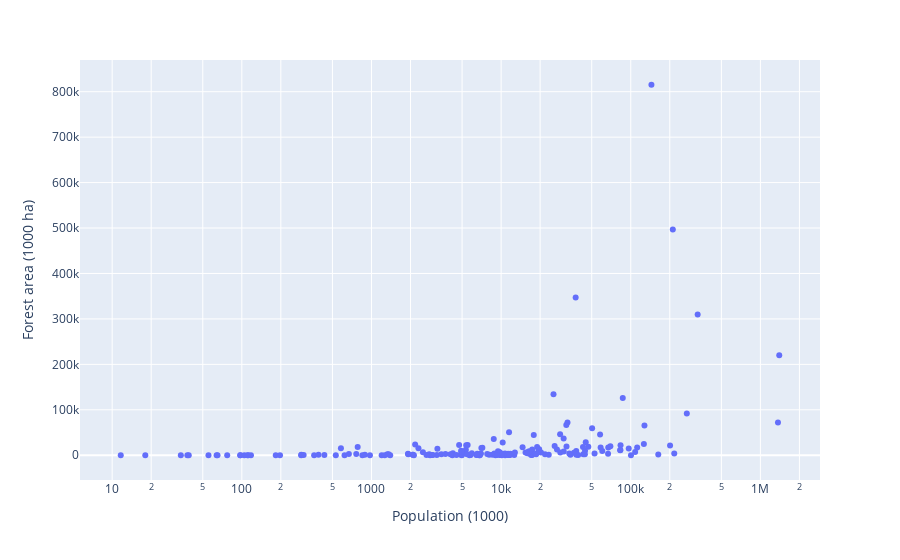

Write notebook code for a chart like this one.
### Code cell
#showing population ratio tree planted
fig=px.scatter(df3, x="Population (1000)", y="Forest area (1000 ha)", hover_data=["Country Name", "Average"], log_x=True)
fig.show()

### Figure 1 — Plotly figure (JSON) as saved in the notebook; plotly's stock layout.template omitted (floating-point values rounded to 4 significant figures; data arrays with more than 128 entries replaced by an {"elided": "..."} marker saying what was removed)
{"data": [{"customdata": {"elided": "178x2 mixed values"}, "hovertemplate": "Population (1000)=%{x}<br>Forest area (1000 ha)=%{y}<br>Country Name=%{customdata[0]}<br>Average=%{customdata[1]}<extra></extra>", "legendgroup": "", "marker": {"color": "#636efa", "symbol": "circle"}, "mode": "markers", "name": "", "orientation": "v", "showlegend": false, "type": "scatter", "x": {"elided": "178 float values"}, "xaxis": "x", "y": {"elided": "178 int values"}, "yaxis": "y"}], "layout": {"legend": {"tracegroupgap": 0}, "margin": {"t": 60}, "xaxis": {"anchor": "y", "domain": [0, 1], "title": {"text": "Population (1000)"}, "type": "log"}, "yaxis": {"anchor": "x", "domain": [0, 1], "title": {"text": "Forest area (1000 ha)"}}}}
